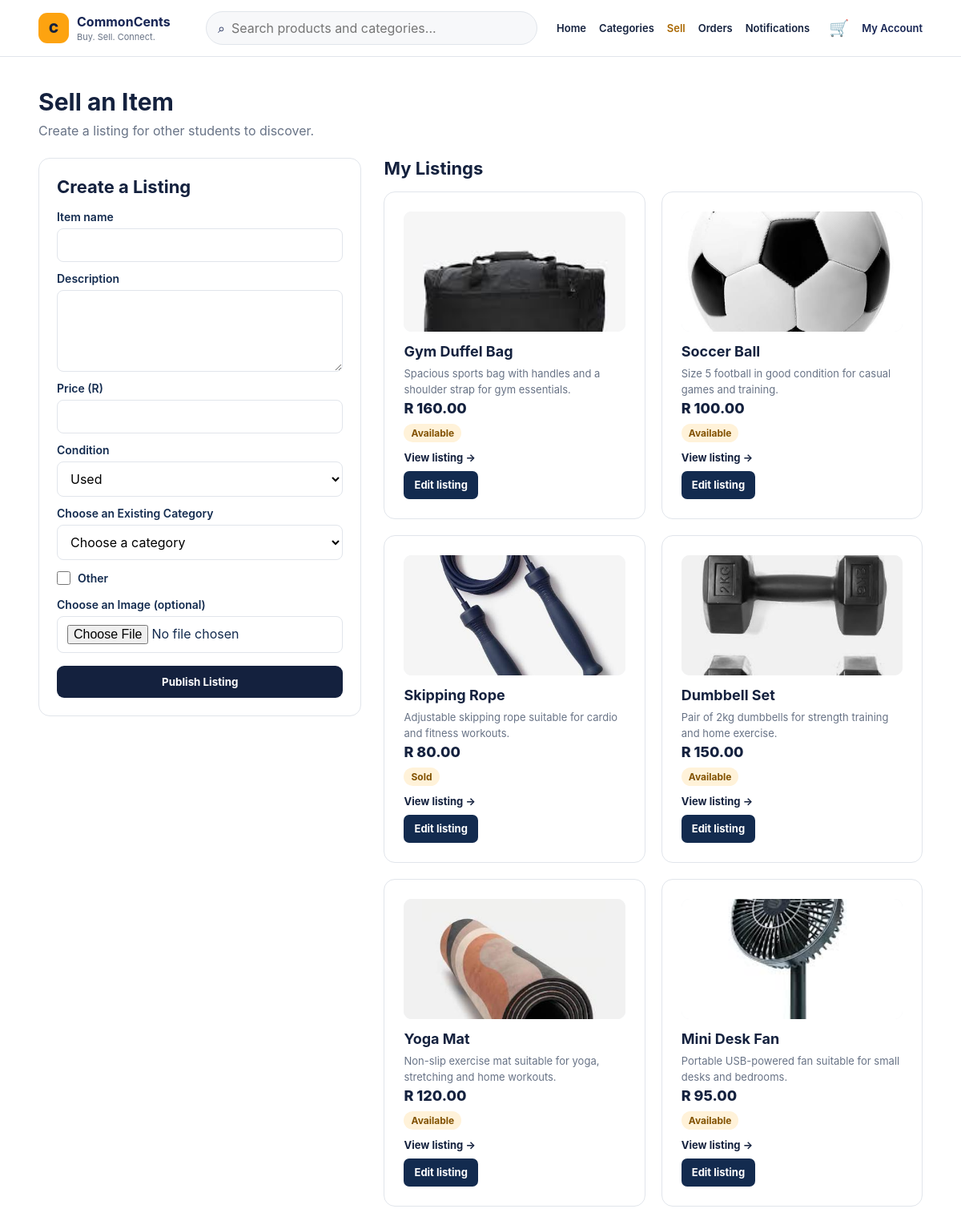
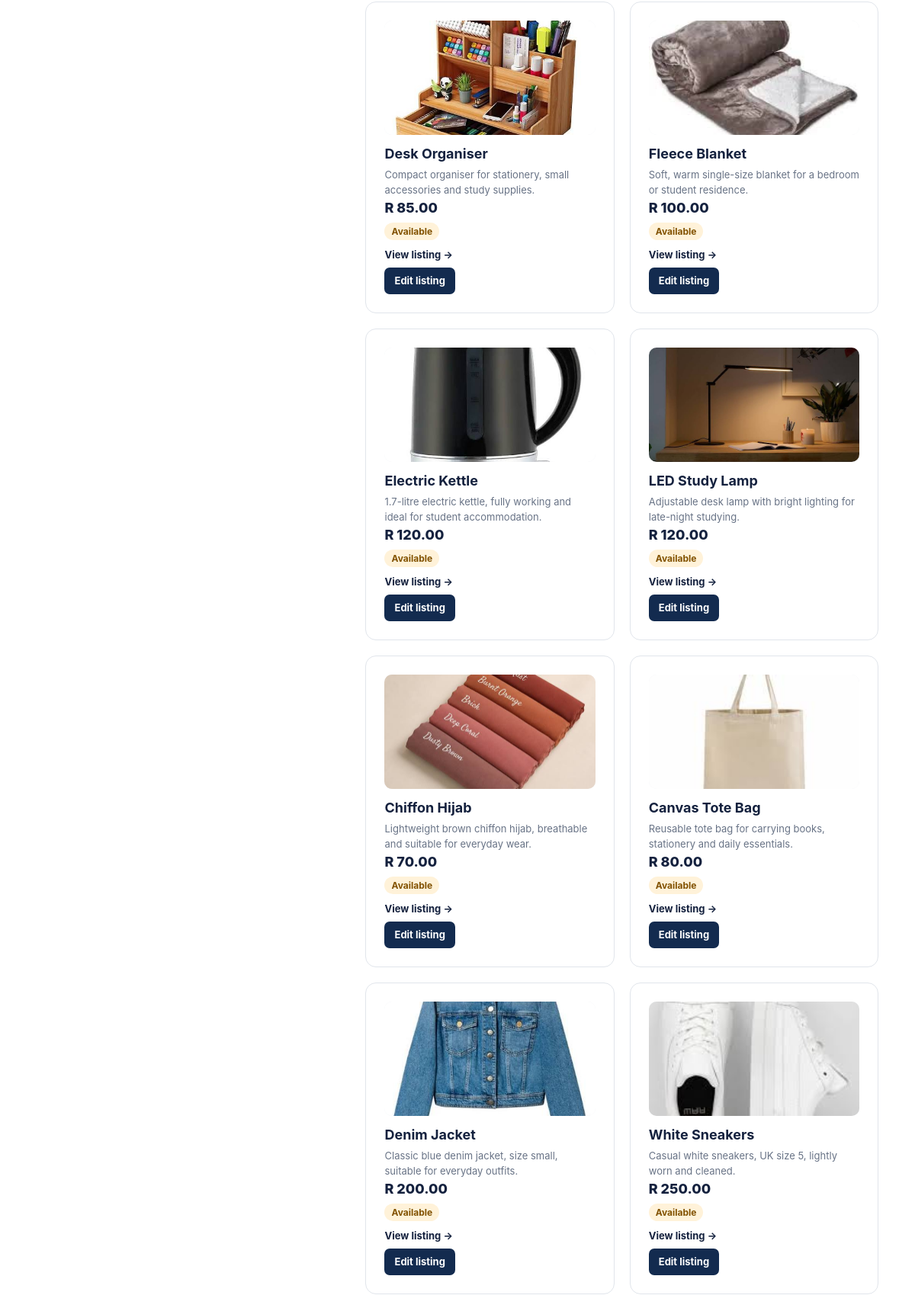
Screenshot of /frontend/my-listings.php (signed in, upper part) with the database file from the repository (2 pictures, top to bottom).
### tables this page shows
CREATE TABLE IF NOT EXISTS `listing` (
  `listingID` int NOT NULL AUTO_INCREMENT,
  `title` varchar(100) NOT NULL,
  `description` text,
  `price` decimal(10,2) NOT NULL,
  `type` enum('New','Used') NOT NULL,
  `imageURL` varchar(255) DEFAULT NULL,
  `datePosted` datetime NOT NULL,
  `status` enum('Available','Reserved','Sold') NOT NULL,
  `userID` int NOT NULL,
  `categoryID` int NOT NULL,
  PRIMARY KEY (`listingID`),
  KEY `fk_listing_user` (`userID`),
  KEY `fk_listing_category` (`categoryID`)
);

### classes/Listing.php (called while the page is built, shortened)
<?php
require_once __DIR__ . '/../config/database.php';
class Listing
{
    public function getByUser($userID)
    {
        global $conn;
        $sql = "SELECT *
                FROM listing
                WHERE userID = ?
                ORDER BY datePosted DESC";
        $stmt = $conn->prepare($sql);
        $stmt->bind_param("i", $userID);
        $stmt->execute();
        return $stmt->get_result();
    }
}
?>

### frontend/my-listings.php (the view, shortened to what this page needs)
<?php
require_once __DIR__ . '/../config/database.php';
require_once __DIR__ . '/../classes/Listing.php';
$userID = (int) $_SESSION['userID'];
$listingModel = new Listing();
$myListings = $listingModel->getByUser($userID);
function listingEscape($value) {
    return htmlspecialchars((string) $value, ENT_QUOTES, 'UTF-8');
}
?>
<!doctype html>
<html lang="en">
    <head>
        <link rel="stylesheet" href="../assets/styles.css">
    </head>
    <body class="page-my-listings">
        <?php
        require __DIR__ . '/../partials/marketplace-nav.php';
        ?>
        <main class="sell-page">
            <div class="page-heading">
                <h1>Sell an Item</h1>
                <p>Create a listing for other students to discover.</p>
            </div>
            <div class="sell-grid">
                <section class="sell-card">
                    <h2>Create a Listing</h2>
                    <form method="post" action="my-listings.php" enctype="multipart/form-data">
                        <label for="title">Item name</label>
                        <input id="title" name="title" maxlength="100" required value="<?= listingEscape($_POST['title'] ?? '') ?>">
                        <label for="description">Description</label>
                        <textarea id="description" name="description" rows="4" required>
                            <?= listingEscape($_POST['description'] ?? '') ?>
                        </textarea>
                        <label for="price">Price (R)</label>
                        <input id="price" name="price" type="number" min="0.01" step="0.01" required value="<?= listingEscape($_POST['price'] ?? '') ?>">
                        <label for="type">Condition</label>
                        <select id="type" name="type">
                            <option value="Used">Used</option>
                    </select>
                    <label for="categoryID">Choose an Existing Category</label>
                <select id="categoryID" name="categoryID">
                    <option value="">Choose a category</option>
                </select>
                <div class="other-category-option">
                    <label for="otherCategory" class="other-category-label">
                        <input id="otherCategory" name="otherCategory" type="checkbox" value="1" <?= !empty($_POST['otherCategory']) ? 'checked' : '' ?>>
                        Other
                    </label>
                </div>
                <label for="listingImage">Choose an Image (optional)</label>
                <input id="listingImage" name="listingImage" type="file" accept="image/jpeg,image/png,image/webp">
                <button class="sell-submit" type="submit" name="create_listing" value="1">Publish Listing</button>
            </form>
        </section>
        <section>
            <h2 class="my-listings-heading">My Listings</h2>
            <div class="my-listings-grid">
                <?php if (!$myListings || !$myListings->num_rows): ?>
                    <div class="sell-empty">You haven't created any listings yet.</div>
                <?php else: while ($listing = $myListings->fetch_assoc()): ?>
                    <article class="my-listing">
                        <?php if (!empty($listing['imageURL'])): ?>
                            <img src="<?= listingEscape($listing['imageURL']) ?>" alt="<?= listingEscape($listing['title']) ?>">
                        <?php else: ?>
                            <img src="../assets/frontend/Project3_Order/student market place.jpg" alt="No listing image provided">
                        <?php endif; ?>
                        <h3>
                            <?= listingEscape($listing['title']) ?>
                        </h3>
                        <p>
                            <?= listingEscape($listing['description']) ?>
                        </p>
                        <p class="price">R <?= number_format((float)$listing['price'], 2) ?>
                        </p>
                        <span class="listing-status">
                            <?= listingEscape($listing['status']) ?>
                        </span>
                        <p class="listing-view-link">
                            <a href="listing.php?id=<?= (int)$listing['listingID'] ?>">View listing →</a>
                        </p>
                        <p class="listing-edit-link">
                            <a href="edit-listing.php?id=<?= (int)$listing['listingID'] ?>">Edit listing</a>
                        </p>
                </article>
            <?php endwhile; endif; ?>
        </div>
    </section>
</div>
</main>
</body>
</html>

### rows the page displays
listing: imageURL (picture), title "Gym Duffel Bag", description "Spacious sports bag with handles and a shoulder strap for gym essentials.", price "160.00", status "Available"
listing: imageURL (picture), title "Soccer Ball", description "Size 5 football in good condition for casual games and training.", price "100.00", status "Available"
listing: imageURL (picture), title "Skipping Rope", description "Adjustable skipping rope suitable for cardio and fitness workouts.", price "80.00", status "Sold"
listing: imageURL (picture), title "Dumbbell Set", description "Pair of 2kg dumbbells for strength training and home exercise.", price "150.00", status "Available"
listing: imageURL (picture), title "Yoga Mat", description "Non-slip exercise mat suitable for yoga, stretching and home workouts.", price "120.00", status "Available"
listing: imageURL (picture), title "Mini Desk Fan", description "Portable USB-powered fan suitable for small desks and bedrooms.", price "95.00", status "Available"
listing: imageURL (picture), title "Desk Organiser", description "Compact organiser for stationery, small accessories and study supplies.", price "85.00", status "Available"
listing: imageURL (picture), title "Fleece Blanket", description "Soft, warm single-size blanket for a bedroom or student residence.", price "100.00", status "Available"
listing: imageURL (picture), title "Electric Kettle", description "1.7-litre electric kettle, fully working and ideal for student accommodation.", price "120.00", status "Available"
listing: imageURL (picture), title "LED Study Lamp", description "Adjustable desk lamp with bright lighting for late-night studying.", price "120.00", status "Available"
listing: imageURL (picture), title "Chiffon Hijab", description "Lightweight brown chiffon hijab, breathable and suitable for everyday wear.", price "70.00", status "Available"
listing: imageURL (picture), title "Canvas Tote Bag", description "Reusable tote bag for carrying books, stationery and daily essentials.", price "80.00", status "Available"
listing: imageURL (picture), title "Denim Jacket", description "Classic blue denim jacket, size small, suitable for everyday outfits.", price "200.00", status "Available"
listing: imageURL (picture), title "White Sneakers", description "Casual white sneakers, UK size 5, lightly worn and cleaned.", price "250.00", status "Available"
